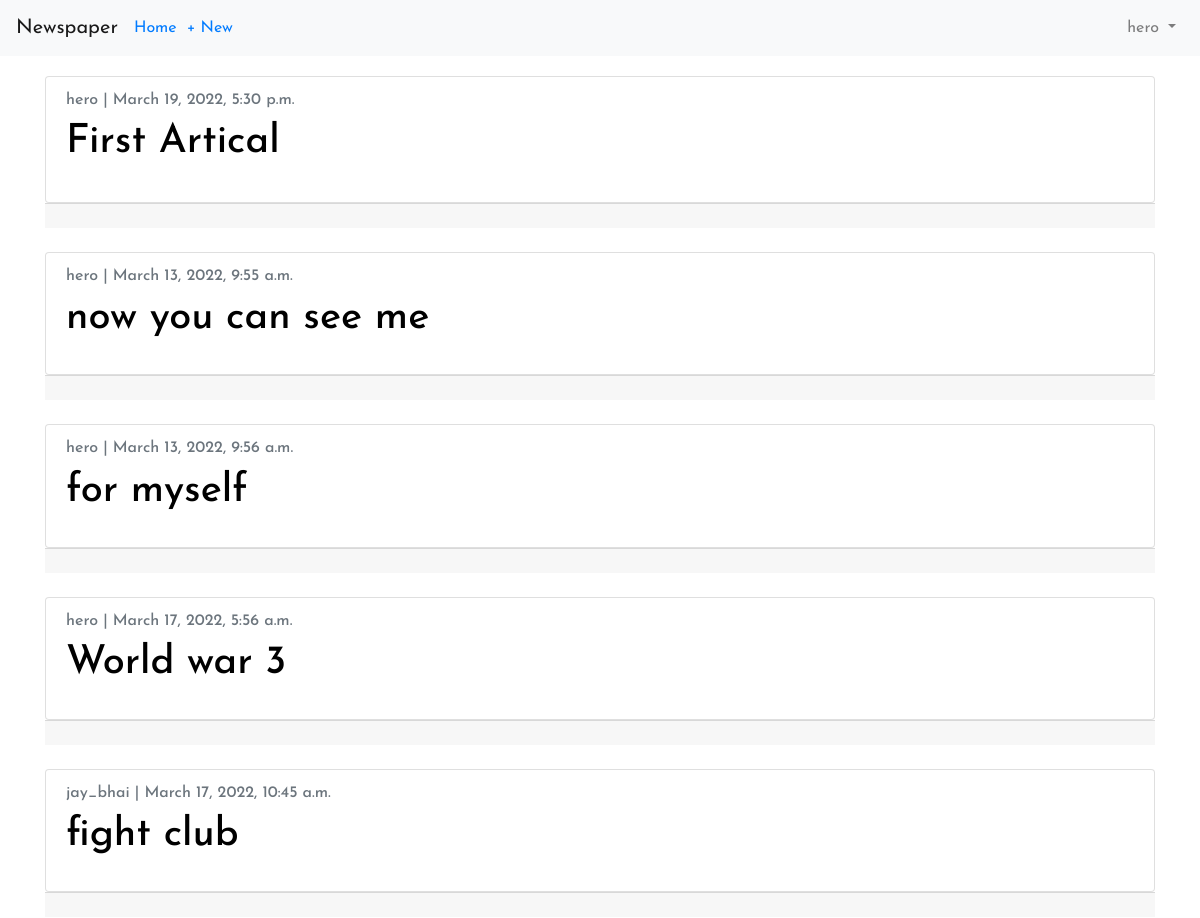
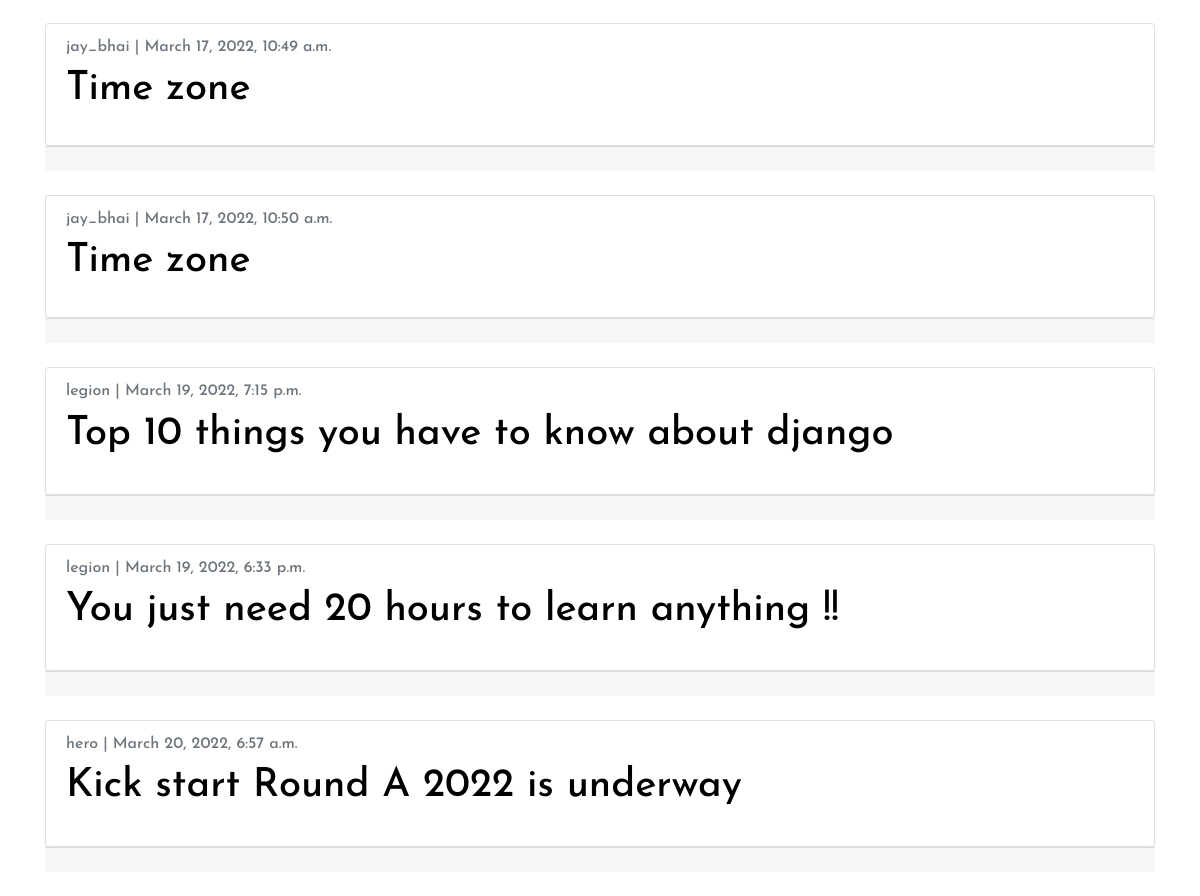
/artical/ (signed in), run on the app's committed database (2 pictures, top to bottom).
### users/models.py (models this page shows)
class CustomUser(AbstractUser):
    age = models.PositiveBigIntegerField(null=True, blank= True)

### artical/models.py (models this page shows, shortened)
class Artical(models.Model):
    title = FroalaField(max_length=225)
    body = FroalaField(blank = True)
    date = models.DateTimeField(auto_now=True)
    author = models.ForeignKey(
        get_user_model(),
        on_delete= models.CASCADE,
    )

### artical/views.py (the view)
# urls.py: path('', ArticleListView.as_view(), name='article_list'),
class ArticleListView(ListView):
    model = Artical
    template_name = 'article_list.html'
    login_url  = 'login'

### templates/article_list.html (shortened to what this page needs)
{% extends 'base.html' %}
{% block content %}
<div style="margin-top: 20px;">
{% for article in object_list %}
<div class="card" style="font-family: 'Josefin Sans', sans-serif;">
    <div class="card-body">
      <h6 class="card-subtitle mb-2 text-muted" >{{ article.author }} | {{ article.date }}</h6>
      <h1 class="card-title"><a href="{% url 'article_detail' article.pk %}" style="color: black; text-decoration: none; ">{{ article.title | safe }}</a></h1>
    </div>
  </div>
<div class="card-footer">
    </div>
<br />
{% endfor %}
</div>
{% endblock content %}

### templates/base.html (shortened to what this page needs)
<!DOCTYPE html>
<html lang="en">
<head>
    <link rel="stylesheet" href="https://cdn.jsdelivr.net/npm/bootstrap@4.1.3/dist/css/bootstrap.min.css">
</head>
<body style="font-family: 'Josefin Sans', sans-serif;">
    <nav class="navbar navbar-expand-md navbar-light bg-light mb-Ǔ">
        <a class="navbar-brand" href="{% url 'home' %}" >Newspaper</a>
        <a href="{% url 'article_list' %}"  style="margin-right: 10px;">Home</a>
        {% if user.is_authenticated %}
            <ul class="navbar-nav mr-auto">
            <li class="nav-item" ><a href="{% url 'article_new' %}" >+ New</a></li>
            </ul>
        {% endif %}
<div class="collapse navbar-collapse" id="navbarCollapse">
{% if user.is_authenticated %}
<ul class="navbar-nav ml-auto">
<li class="nav-item">
<a class="nav-link dropdown-toggle" href="#" id="userMenu"
data-toggle="dropdown" aria-haspopup="true"
aria-expanded="false">
{{ user.username }}
</a>
</li>
</ul>
{% endif %}
</div>
</nav>
<div class="container">
{% block content %}
{% endblock content %}
</div>
</body>
</html>

### data on the page
CustomUser: username "hero"
Artical: author "hero", date "March 19, 2022, 5:30 p.m.", title "First Artical"
Artical: author "hero", date "March 13, 2022, 9:55 a.m.", title "now you can see me"
Artical: author "hero", date "March 13, 2022, 9:56 a.m.", title "for myself"
Artical: author "hero", date "March 17, 2022, 5:56 a.m.", title "World war 3"
Artical: author "jay_bhai", date "March 17, 2022, 10:45 a.m.", title "fight club"
Artical: author "jay_bhai", date "March 17, 2022, 10:49 a.m.", title "Time zone"
Artical: author "jay_bhai", date "March 17, 2022, 10:50 a.m.", title "Time zone"
Artical: author "legion", date "March 19, 2022, 7:15 p.m.", title "Top 10 things you have to know about django"
Artical: author "legion", date "March 19, 2022, 6:33 p.m.", title "You just need 20 hours to learn anything !!"
Artical: author "hero", date "March 20, 2022, 6:57 a.m.", title "Kick start Round A 2022 is underway"
